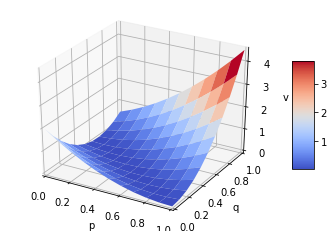

Here is the Python script that generated this plot:
#!/usr/bin/env python3
# -*- coding: utf-8 -*-
"""
Created on Sat Nov  9 20:55:31 2019

@author: songqsh
"""

#from mpl_toolkits.mplot3d import Axes3D
import matplotlib.pyplot as plt
from matplotlib import cm
#from matplotlib.ticker import LinearLocator, FormatStrFormatter
import numpy as np

# Make data.
T = 1.
x = 0.
y = 1.
z = -2.

P = np.linspace(0,1,11)
Q = np.linspace(0,1,11)
P, Q = np.meshgrid(P, Q)
#R = np.where(P+Q<=1., (P*x + Q*y+(1-P-Q)*z)**2/(1+T), .) 
R = (P*x + Q*y+(1-P-Q)*z)**2/(1+T)

fig = plt.figure()
ax = fig.gca(projection='3d')

# Plot the surface.
surf = ax.plot_surface(P, Q, R, cmap=cm.coolwarm)

ax.set_xlabel('p')
ax.set_xlim(0, 1)
ax.set_ylabel('q')
ax.set_ylim(0, 1)
ax.set_zlabel('v')
#ax.set_zlim(-100, 100)

# Add a color bar which maps values to colors.
fig.colorbar(surf, shrink=0.5, aspect=5)
plt.show()
